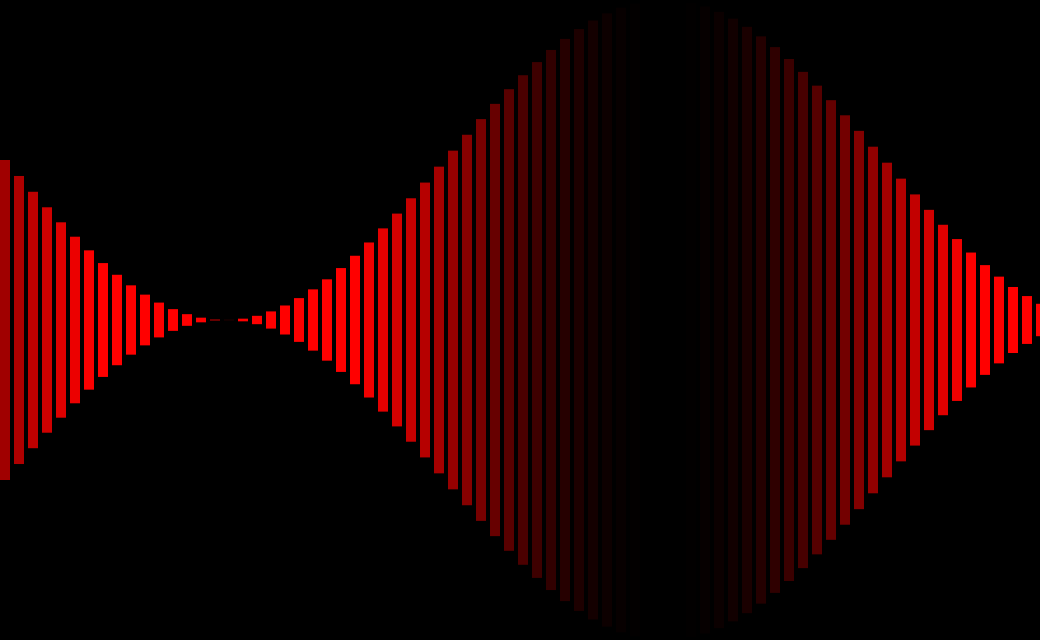
Frame 1 (no input)
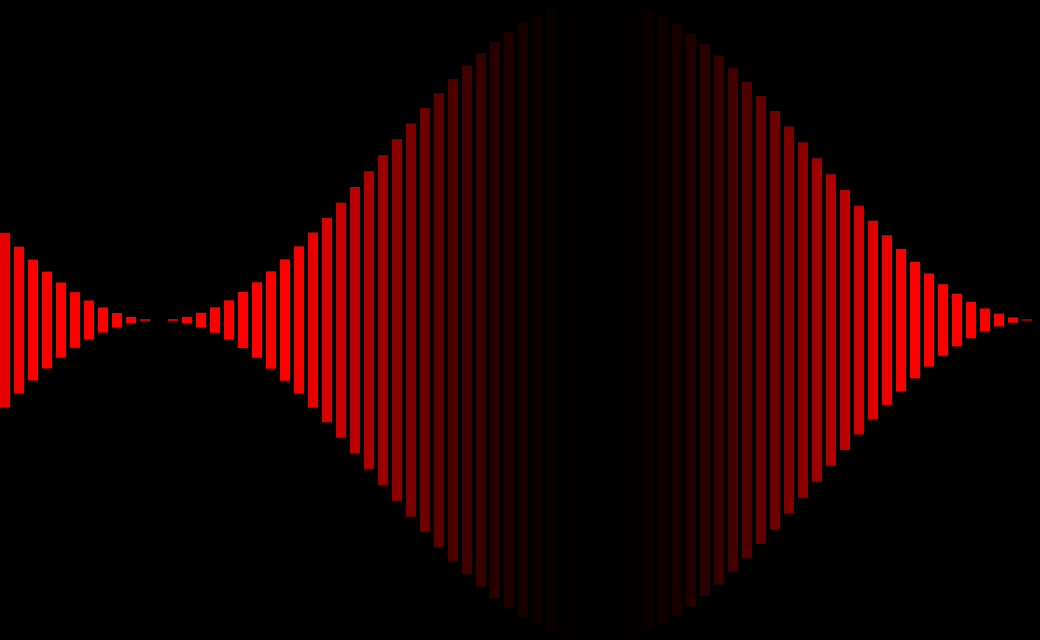
Frame 60 (the mouse pressed at the canvas centre just before this capture)
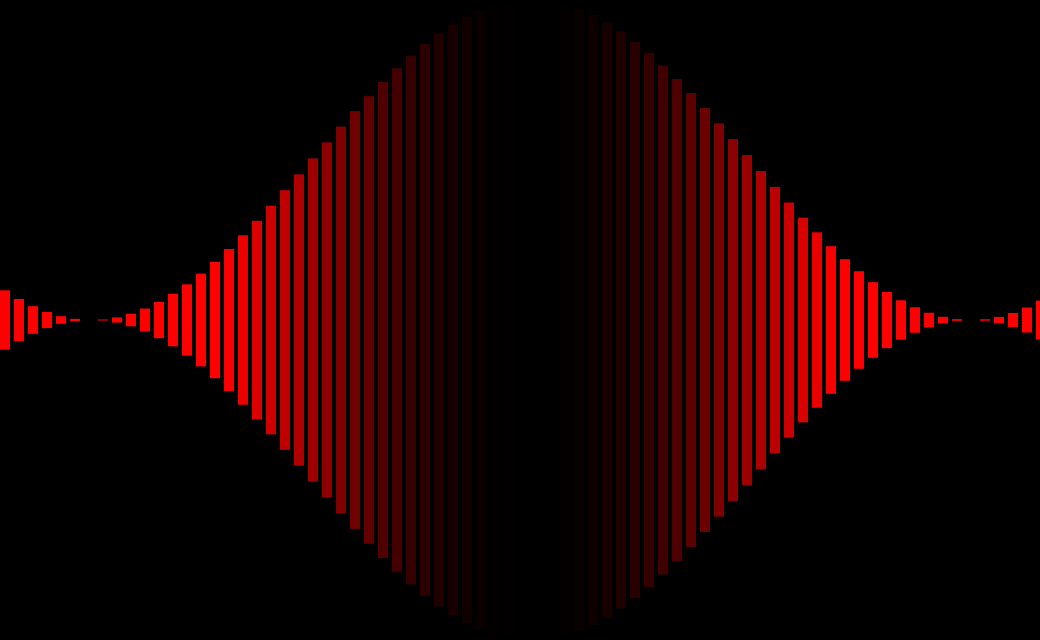
Frame 120 (the mouse held since frame 60 and released just before this capture)

The Processing sketch that drew these frames (run headless with seeded random() and noise(); from frame 60 on, the mouse is pressed at the canvas centre):

// Processing sketch: ex_3_10_b_oscillator_class
// ── ex_3_10_b_oscillator_class.pde
Oscillator[] oscillators = new Oscillator[width];
float startAngle = 0;
float angleVel = 0.1;

void setup () {
  size(1040,640);
  for (int i = 0; i < oscillators.length; i += 1) {
    oscillators[i] = new Oscillator(new PVector(i*14, 0), new PVector(10, height), 320);
  }
}

void draw() {
  background(0);
    
  float angle = startAngle;

  for (int i = 0; i < oscillators.length; i += 1) {
    oscillators[i].oscillate(angle);
    oscillators[i].display();
    angle += angleVel;
  }

  startAngle += 0.008;
}

class Oscillator  {
  PVector location, size;
  float amplitude, angle, x, y;

  Oscillator(PVector origin, PVector size, float amplitude)  {
    this.angle = 0;
    this.y = 0;
    this.amplitude = amplitude;
    this.location = origin;
    this.size = size;
  }

  void oscillate(float angle)  {
    y = map(sin(angle), -1, 1, 0, amplitude);
  }

  void display()  {
    float alpha = map(y, 0, 1, 0, 100);
    pushMatrix();
    translate(location.x, location.y);
    noStroke();
    smooth();
    fill(y, 0, 0, alpha);
    rect(0, y, size.x, size.y - y * 2);
    popMatrix();
  }
}
